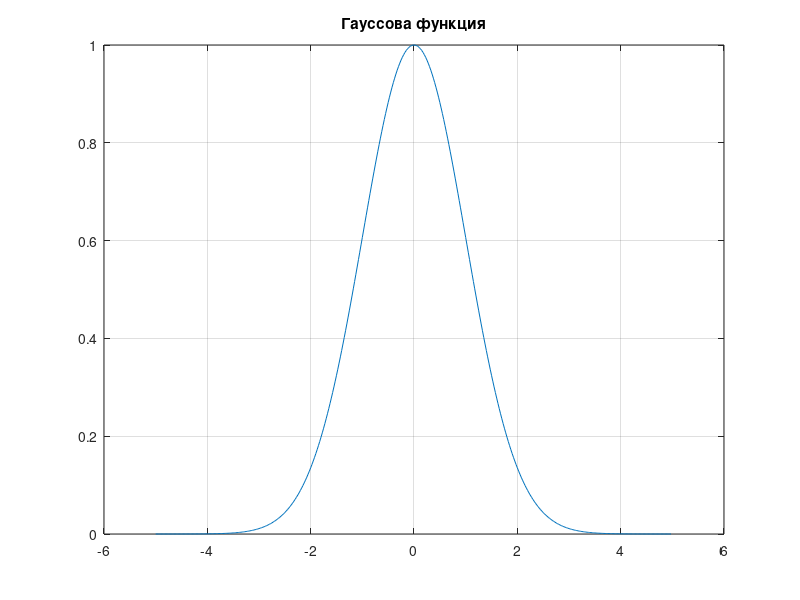
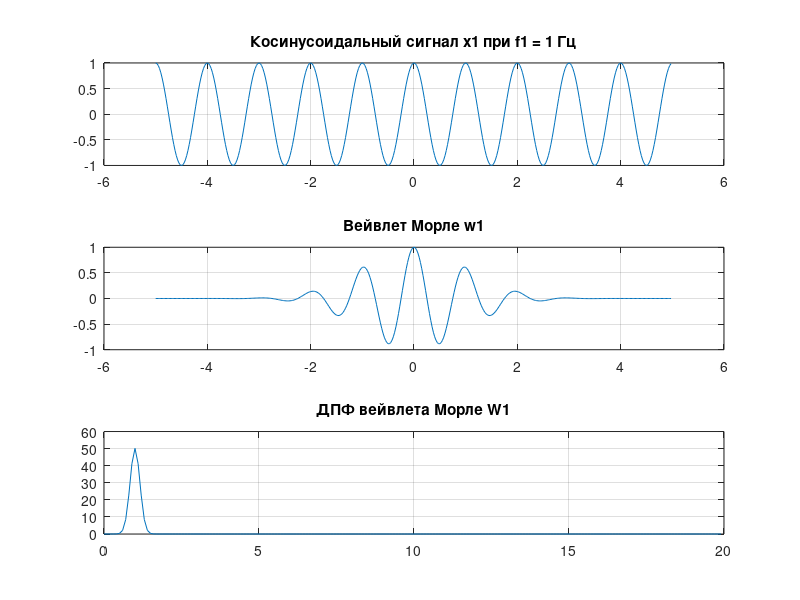
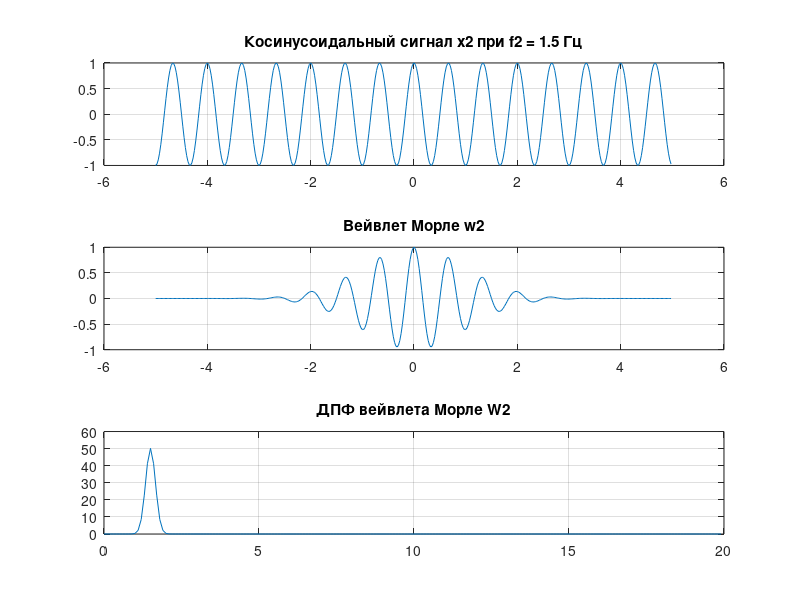
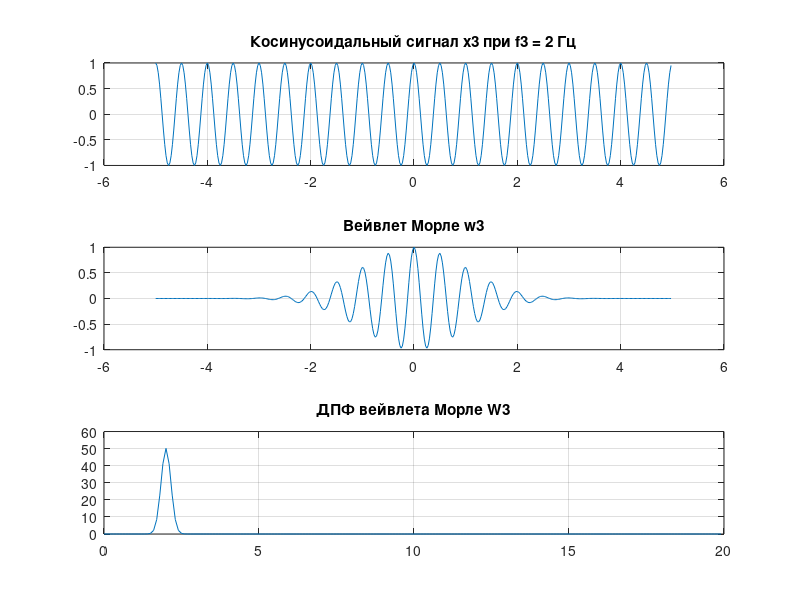

Recreate these plots in MATLAB, in order.
clc, clear, close all

fs  = 40;
T = 5;
ts = -T: 1/fs: T-1/fs;
N = length(ts);

f1 = 1;
f2 = 1.5;
f3 = 2;
f4 = 2.5;
f5 = 3;

figure
g = exp(-ts.^2/2);  %Гауссова функция
plot(ts, g), grid on
title('Гауссова функция')

f = 0:fs/N:fs-fs/N;

figure
x1 = cos(2*pi*ts*f1);
w1 = x1.*g;
W1 = abs(fft(w1));
subplot(3, 1, 1)
plot(ts,x1), grid on
title('Косинусоидальный сигнал x1 при f1 = 1 Гц')
subplot(3,1,2)
plot(ts,w1), grid on;
title('Вейвлет Морле w1')
subplot(3,1,3)
plot(f(1:N/2),W1(1:N/2)), grid on
title('ДПФ вейвлета Морле W1')


figure
x2 = cos(2*pi*ts*f2);
w2 = x2.*g;
W2 = abs(fft(w2));
subplot(3, 1, 1)
plot(ts,x2), grid on
title('Косинусоидальный сигнал x2 при f2 = 1.5 Гц')
subplot(3,1,2)
plot(ts,w2), grid on;
title('Вейвлет Морле w2')
subplot(3,1,3)
plot(f(1:N/2),W2(1:N/2)), grid on
title('ДПФ вейвлета Морле W2')

figure
x3 = cos(2*pi*ts*f3);
w3 = x3.*g;
W3 = abs(fft(w3));
subplot(3, 1, 1)
plot(ts,x3), grid on
title('Косинусоидальный сигнал x3 при f3 = 2 Гц')
subplot(3,1,2)
plot(ts,w3), grid on;
title('Вейвлет Морле w3')
subplot(3,1,3)
plot(f(1:N/2),W3(1:N/2)), grid on
title('ДПФ вейвлета Морле W3')

figure
x4 = cos(2*pi*ts*f4);
w4 = x4.*g;
W4 = abs(fft(w4));
subplot(3, 1, 1)
plot(ts,x4), grid on
title('Косинусоидальный сигнал x4 при f4 = 3 Гц')
subplot(3,1,2)
plot(ts,w4), grid on;
title('Вейвлет Морле w4')
subplot(3,1,3)
plot(f(1:N/2),W4(1:N/2)), grid on
title('ДПФ вейвлета Морле W4')


figure
x5 = cos(2*pi*ts*f5);
w5 = x5.*g;
W5 = abs(fft(w5));
subplot(3, 1, 1)
plot(ts,x5), grid on
title('Косинусоидальный сигнал x5 при f5 = 2.5 Гц')
subplot(3,1,2)
plot(ts,w5), grid on;
title('Вейвлет Морле w5')
subplot(3,1,3)
plot(f(1:N/2),W5(1:N/2)), grid on
title('ДПФ вейвлета Морле W5')
